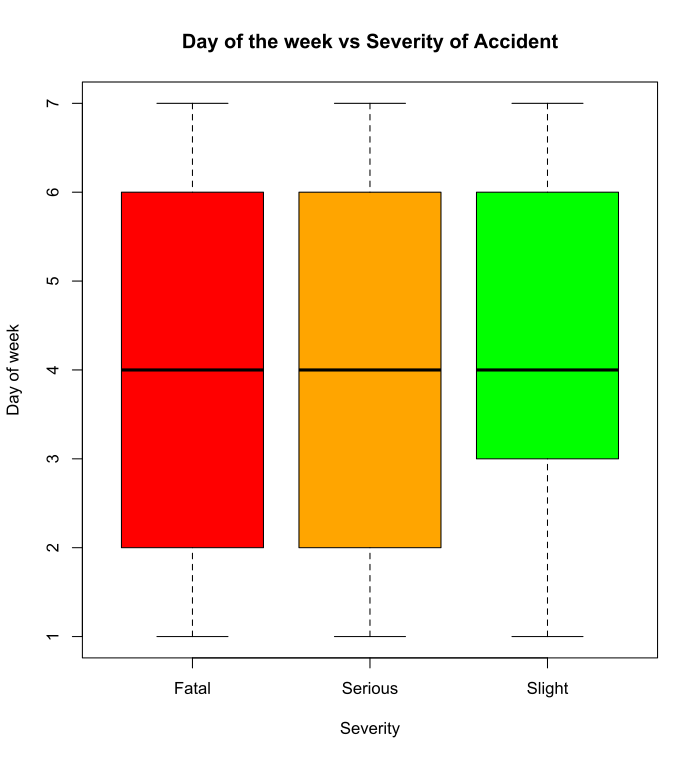

Reproduce this figure in R.
boxplot(Day_of_Week~Accident_Severity,data=d,names=c("Fatal","Serious","Slight"), col=(c("red", "orange", "green")), main="Day of the week vs Severity of Accident", xlab="Severity", ylab="Day of week")
